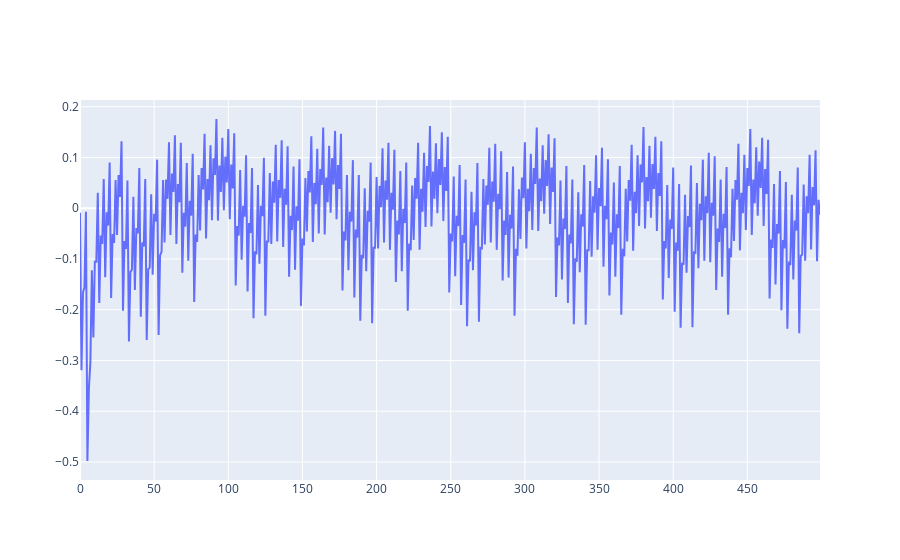

Notebook source saved alongside this figure:
### Code cell
run_source_and_trace('./add_first_20.c')

### Figure 1 — Plotly figure (JSON) as saved in the notebook; plotly's stock layout.template omitted (floating-point values rounded to 4 significant figures; data arrays with more than 128 entries replaced by an {"elided": "..."} marker saying what was removed)
{"data": [{"type": "scatter", "y": {"elided": "500 float values"}}], "layout": {}}
